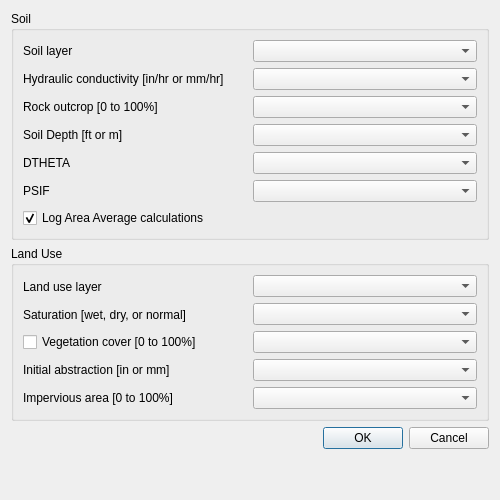
<?xml version="1.0" encoding="UTF-8"?>
<ui version="4.0">
 <class>compute_ga</class>
 <widget class="QDialog" name="compute_ga">
  <property name="geometry">
   <rect>
    <x>0</x>
    <y>0</y>
    <width>500</width>
    <height>500</height>
   </rect>
  </property>
  <property name="windowTitle">
   <string>Compute Green-Ampt</string>
  </property>
  <layout class="QGridLayout" name="gridLayout">
   <item row="5" column="0">
    <widget class="QDialogButtonBox" name="buttonBox">
     <property name="orientation">
      <enum>Qt::Horizontal</enum>
     </property>
     <property name="standardButtons">
      <set>QDialogButtonBox::Cancel|QDialogButtonBox::Ok</set>
     </property>
    </widget>
   </item>
   <item row="6" column="0">
    <spacer name="verticalSpacer">
     <property name="orientation">
      <enum>Qt::Vertical</enum>
     </property>
     <property name="sizeHint" stdset="0">
      <size>
       <width>20</width>
       <height>40</height>
      </size>
     </property>
    </spacer>
   </item>
   <item row="1" column="0">
    <widget class="QGroupBox" name="soil_grp">
     <property name="title">
      <string>Soil</string>
     </property>
     <layout class="QGridLayout" name="gridLayout_6">
      <item row="0" column="0">
       <layout class="QGridLayout" name="gridLayout_2">
        <item row="0" column="0">
         <widget class="QLabel" name="label_4">
          <property name="text">
           <string>Soil layer</string>
          </property>
         </widget>
        </item>
        <item row="1" column="0">
         <widget class="QLabel" name="label">
          <property name="text">
           <string>Hydraulic conductivity [in/hr or mm/hr]</string>
          </property>
         </widget>
        </item>
        <item row="2" column="0">
         <widget class="QLabel" name="label_2">
          <property name="text">
           <string>Rock outcrop [0 to 100%]</string>
          </property>
         </widget>
        </item>
        <item row="3" column="0">
         <widget class="QLabel" name="label_10">
          <property name="text">
           <string>Soil Depth [ft or m]</string>
          </property>
         </widget>
        </item>
        <item row="4" column="0">
         <widget class="QLabel" name="label_3">
          <property name="text">
           <string>DTHETA</string>
          </property>
         </widget>
        </item>
        <item row="5" column="0">
         <widget class="QLabel" name="label_7">
          <property name="text">
           <string>PSIF</string>
          </property>
         </widget>
        </item>
       </layout>
      </item>
      <item row="0" column="1">
       <layout class="QGridLayout" name="gridLayout_5">
        <item row="2" column="0">
         <widget class="QComboBox" name="rtimps_cbo"/>
        </item>
        <item row="3" column="0">
         <widget class="QComboBox" name="soil_depth_cbo"/>
        </item>
        <item row="1" column="0">
         <widget class="QComboBox" name="xksat_cbo"/>
        </item>
        <item row="0" column="0">
         <widget class="QComboBox" name="soil_cbo"/>
        </item>
        <item row="4" column="0">
         <widget class="QComboBox" name="dtheta_cbo"/>
        </item>
        <item row="5" column="0">
         <widget class="QComboBox" name="psif_cbo"/>
        </item>
       </layout>
      </item>
      <item row="1" column="0">
       <widget class="QCheckBox" name="log_area_average_chbox">
        <property name="text">
         <string>Log Area Average calculations</string>
        </property>
        <property name="checked">
         <bool>true</bool>
        </property>
       </widget>
      </item>
     </layout>
    </widget>
   </item>
   <item row="3" column="0">
    <widget class="QGroupBox" name="land_grp">
     <property name="title">
      <string>Land Use</string>
     </property>
     <layout class="QGridLayout" name="gridLayout_7">
      <item row="0" column="0">
       <layout class="QGridLayout" name="gridLayout_3">
        <item row="3" column="0">
         <widget class="QLabel" name="label_8">
          <property name="text">
           <string>Initial abstraction [in or mm]</string>
          </property>
         </widget>
        </item>
        <item row="1" column="0">
         <widget class="QLabel" name="label_6">
          <property name="text">
           <string>Saturation [wet, dry, or normal]</string>
          </property>
         </widget>
        </item>
        <item row="2" column="0">
         <widget class="QCheckBox" name="veg_cover_chbox">
          <property name="text">
           <string>Vegetation cover [0 to 100%]</string>
          </property>
         </widget>
        </item>
        <item row="4" column="0">
         <widget class="QLabel" name="label_9">
          <property name="text">
           <string>Impervious area [0 to 100%]</string>
          </property>
         </widget>
        </item>
        <item row="0" column="0">
         <widget class="QLabel" name="label_5">
          <property name="text">
           <string>Land use layer</string>
          </property>
         </widget>
        </item>
       </layout>
      </item>
      <item row="0" column="1">
       <layout class="QGridLayout" name="gridLayout_4">
        <item row="2" column="0">
         <widget class="QComboBox" name="vc_cbo"/>
        </item>
        <item row="4" column="0">
         <widget class="QComboBox" name="rtimpl_cbo"/>
        </item>
        <item row="0" column="0">
         <widget class="QComboBox" name="land_cbo"/>
        </item>
        <item row="1" column="0">
         <widget class="QComboBox" name="saturation_cbo"/>
        </item>
        <item row="3" column="0">
         <widget class="QComboBox" name="ia_cbo"/>
        </item>
       </layout>
      </item>
     </layout>
    </widget>
   </item>
  </layout>
 </widget>
 <resources/>
 <connections>
  <connection>
   <sender>buttonBox</sender>
   <signal>accepted()</signal>
   <receiver>compute_ga</receiver>
   <slot>accept()</slot>
   <hints>
    <hint type="sourcelabel">
     <x>248</x>
     <y>254</y>
    </hint>
    <hint type="destinationlabel">
     <x>157</x>
     <y>274</y>
    </hint>
   </hints>
  </connection>
  <connection>
   <sender>buttonBox</sender>
   <signal>rejected()</signal>
   <receiver>compute_ga</receiver>
   <slot>reject()</slot>
   <hints>
    <hint type="sourcelabel">
     <x>316</x>
     <y>260</y>
    </hint>
    <hint type="destinationlabel">
     <x>286</x>
     <y>274</y>
    </hint>
   </hints>
  </connection>
 </connections>
</ui>
